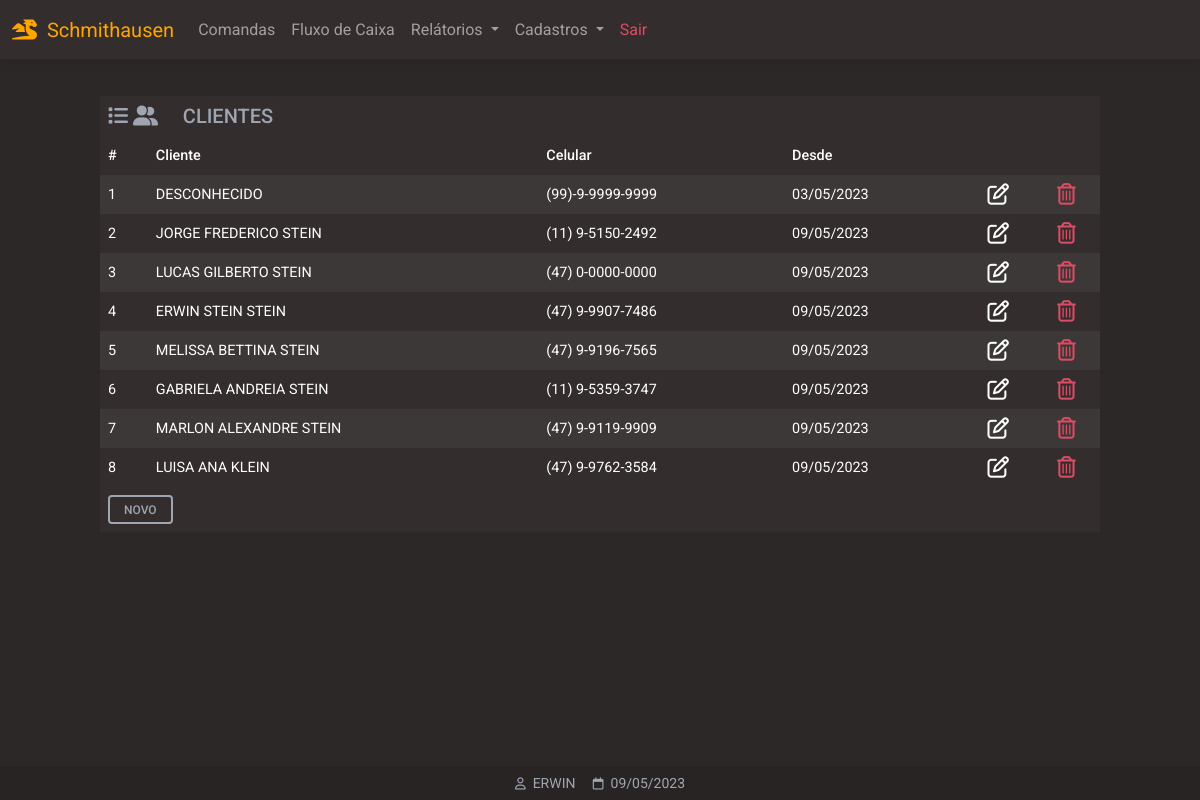
/clientes (signed in), run on the app's committed database.
### website/models.py (models this page shows)
class Cliente(db.Model):
    id = db.Column(db.Integer, primary_key=True)
    fone = db.Column(db.String(150))
    data_criacao = db.Column(db.DateTime(timezone=True), default=func.now())
    nome = db.Column(db.String(150))

class User(db.Model, UserMixin):
    id = db.Column(db.Integer, primary_key=True)
    email = db.Column(db.String(150), unique=True)
    password = db.Column(db.String(150))
    first_name = db.Column(db.String(150))
    notes = db.relationship('Note')

### website/views.py (the view)
@views.route('/clientes', methods=['GET','POST'])
@login_required
def clientes():
    clientes = []
    rows = Cliente.query.all()
    for r in rows:
        clientes.append(r)
    return render_template("clientes_listar.html", user=current_user, data=data, clientes=clientes)

### website/__init__.py (called while the page is built)
def create_app():
    app = Flask(__name__)
    app.config['SECRET_KEY'] = 'hjshjhdjah kjshkjdhjs'
    app.config['SQLALCHEMY_DATABASE_URI'] = f'sqlite:///{DB_NAME}'
    db.init_app(app)
    from .views import views
    from .auth import auth
    app.register_blueprint(views, url_prefix='/')
    app.register_blueprint(auth, url_prefix='/')
    from .models import User, Note
    with app.app_context():
        db.create_all()
    login_manager = LoginManager()
    login_manager.login_view = 'auth.login'
    login_manager.login_message = u"FAVOR EFETUAR LOGIN!"
    login_manager.init_app(app)
    @login_manager.user_loader
    def load_user(id):
        return User.query.get(int(id))
    return app

### website/templates/clientes_listar.html (shortened to what this page needs)
{% extends "base.html" %}
{% block content %}
<div class="table-responsive larg-max m-auto pt-5 mb-5">
  <table class="table table-striped table-hover table-borderless table-sm table-dark ">
    <thead>
    	<tr>
    		<th colspan="6" class="h5 text-secondary">
        <i class="fa-solid fa-list"></i>
        <i class="fa-solid fa-user-group"></i>
        &nbsp;&nbsp;&nbsp;
        CLIENTES
        </th>
    	</tr>
      <tr>
        <th scope="col">#</th>
        <th class="text-nowrap" scope="col">Cliente</th>
        <th scope="col">Celular</th>
        <th scope="col">Desde</th>
        <th></th>
        <th></th>
      </tr>
    </thead>
    <tbody>
      {% for i in clientes %}
      <tr>
        <td scope="row"> {{ i.id }} </td>
        <td class="text-nowrap"> {{ i.nome }} </td>
        <td> {{ i.fone }} </td>
        <td> {{ i.data_criacao.strftime('%d/%m/%Y') }} </td>
				<td class="text-center" style="width: 50px">
					<a
          role="button"
          class="text-white ms-3 me-3"
          href="/clientes_atualizar/{{ i.id }}">
					</a>
				</td>
				<td class="text-center" style="width: 50px">
					<a class="text-danger ms-3 me-3"
          href="/clientes_deletar/{{ i.id }}"
          role="button">
					</a>
				</td>
      </tr>
      {% endfor %}
    </tbody>
    <tfoot>
    	<th colspan="6">
            <a href="/clientes_cadastrar" class="btn btn-sm btn-outline-light">
                NOVO
            </a>
        </th>
    </tfoot>
  </table>
</div>
{% endblock %}
{% block titlefooter %}
<span style="color:#9FA6B2">
&nbsp;{{ user.first_name | upper }}
<span style="color:#9FA6B2">
&nbsp;{{ data.strftime('%d/%m/%Y') }}
</span>
{% endblock %}

### website/static/css/base.css (style rules this page uses)
:root { --color-orange: orange; --color-primary: #3B71CA; --color-secondary: #9FA6B2; --color-success: #14A44D; --color-danger: #DC4C64; --color-warning: #E4A11B; --color-info: #54B4D3; --color-ligth:#FBFBFB; --color-dark:#332D2D; --color-dark-ligth: #2d2828; }
.btn-outline-light { border: 2px solid var(--color-secondary); color: var(--color-secondary); }
.larg-max { max-width: 1000px!important; }
.dark-ligth { background-color: var(--color-dark-ligth); }

### data on the page
Cliente: id "1", nome "DESCONHECIDO", fone "(99)-9-9999-9999", data_criacao "03/05/2023"
Cliente: id "2", nome "JORGE FREDERICO STEIN", fone "(11) 9-5150-2492", data_criacao "09/05/2023"
Cliente: id "3", nome "LUCAS GILBERTO STEIN", fone "(47) 0-0000-0000", data_criacao "09/05/2023"
Cliente: id "4", nome "ERWIN STEIN STEIN", fone "(47) 9-9907-7486", data_criacao "09/05/2023"
Cliente: id "5", nome "MELISSA BETTINA STEIN", fone "(47) 9-9196-7565", data_criacao "09/05/2023"
Cliente: id "6", nome "GABRIELA ANDREIA STEIN", fone "(11) 9-5359-3747", data_criacao "09/05/2023"
Cliente: id "7", nome "MARLON ALEXANDRE STEIN", fone "(47) 9-9119-9909", data_criacao "09/05/2023"
Cliente: id "8", nome "LUISA ANA KLEIN", fone "(47) 9-9762-3584", data_criacao "09/05/2023"
User: first_name "ERWIN"

### other printed values
{{ data.strftime('%d/%m/%Y') }} "09/05/2023"
